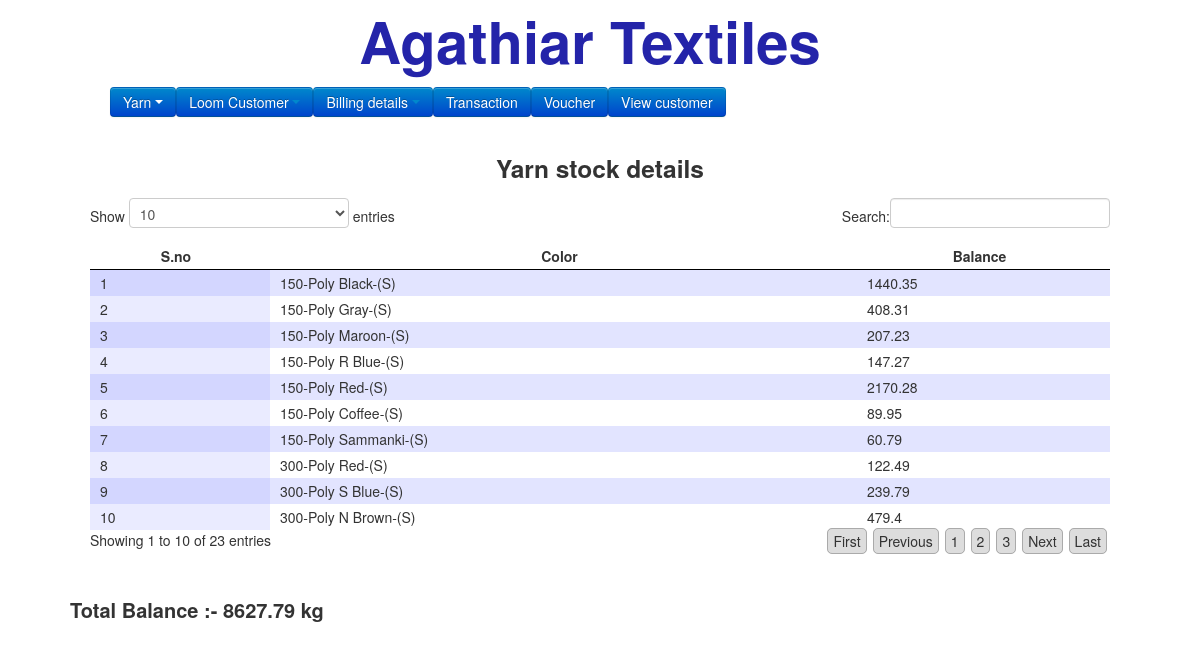
/threadpolystock.php, run on the app's committed database.
### tables this page shows
CREATE TABLE `color` (
  `id` int(50) NOT NULL,
  `name` text NOT NULL,
  `date` varchar(50) NOT NULL
);

### threadpolystock.php (the view, shortened to what this page needs)
<?php
include('template/header.php');
?>
<center><h3>Yarn stock details</h3></center>
<?php
$threads = [];
$givenkg = [];
$select=mysql_query("SELECT sum(kg) as kg, color FROM `threads` where kg > 0 group by color");
if (mysql_num_rows($select) > 0) {
    while($fetch = mysql_fetch_assoc($select)){
		$threads[$fetch['color']] = $fetch['kg'];
	}
}
$select1=mysql_query("SELECT sum(kg) as kg, color FROM `paavudetails` group by color");
if (mysql_num_rows($select1) > 0) {
    while($fetch = mysql_fetch_assoc($select1)){
		$givenkg[$fetch['color']] = $fetch['kg'];
	}
}
?>
<table id="example" border="0">
<thead>
<tr>
<th>S.no</th>
<th>Color</th>
<th>Balance</th>
</tr>
</thead>
<tbody>
<?php
$sn = 1;
$totalbalnce = 0;
foreach($threads as $k=>$v) {
	$gkg = (isset($givenkg[$k]))?$givenkg[$k]:0;
	$balnce = $v - $gkg;
	$name = getDataByName('color', $k, 'name');
	$polychk = strpos(strtolower($name), 'poly');
	if($balnce && $polychk !== false){
             $totalbalnce = $totalbalnce + $balnce;
		echo "<tr><td>".$sn++."</td><td>".$name."</td><td>".round($balnce, 2)."</td></tr>";
	}
}
?>
</tbody>
</table>
<br>
<br>
<div>
<div class="row" style="font-size:20px;padding-top:30px;font-weight:bold;">
Total Balance :- <?php echo $totalbalnce; echo ' kg' ?><br>
</div>
</body>
</html>

### data on the page
color: name "150-Poly Black-(S)", balnce "1440.35"
color: name "150-Poly Gray-(S)", balnce "408.31"
color: name "150-Poly Maroon-(S)", balnce "207.23"
color: name "150-Poly R Blue-(S)", balnce "147.27"
color: name "150-Poly Red-(S)", balnce "2170.28"
color: name "150-Poly Coffee-(S)", balnce "89.95"
color: name "150-Poly Sammanki-(S)", balnce "60.79"
color: name "300-Poly Red-(S)", balnce "122.49"
color: name "300-Poly S Blue-(S)", balnce "239.79"
color: name "300-Poly N Brown-(S)", balnce "479.4"

### other printed values
$totalbalnce "8627.79"
